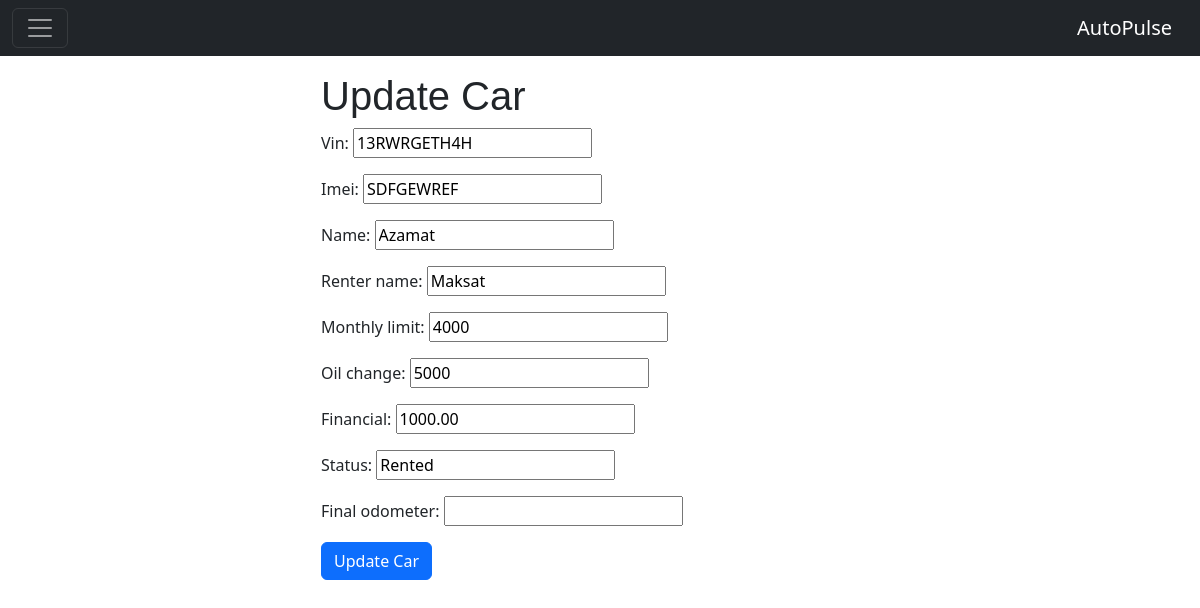
/update_car/20 (signed in), run on the app's committed database.
### autopulse_app/models.py (models this page shows, shortened)
class Car(models.Model):
    user = models.ForeignKey(User, on_delete=models.CASCADE)
    vin = models.CharField(max_length=100)
    imei = models.CharField(max_length=100)
    name = models.CharField(max_length=100)
    renter_name = models.CharField(max_length=100, blank=True, null=True)
    monthly_limit = models.IntegerField()
    oil_change = models.IntegerField()
    financial = models.DecimalField(max_digits=10, decimal_places=2)
    status = models.CharField(max_length=100)
    final_odometer = models.IntegerField(blank=True, null=True)

### autopulse_app/views.py (the view)
# urls.py: path("update_car/<int:pk>", views.update_car, name="update_car"),
def update_car(request, pk):
    car = get_object_or_404(Car, pk=pk, user=request.user)
    if request.method == "POST":
        form = UpdateCarForm(request.POST, request.FILES, instance=car)
        if form.is_valid():
            form.save()
            images = request.FILES.getlist("car_images")
            if images:
                car.images.all().delete()  # Optionally, clear existing images
                for image in images:
                    CarImage.objects.create(car=car, image=image)
            messages.success(request, "Car updated successfully.")
            return redirect("home")
        else:
            messages.error(
                request, "There was an error updating the car. Please try again."
            )
    else:
        form = UpdateCarForm(instance=car)
    return render(request, "update_car.html", {"form": form, "car": car})

### autopulse_app/forms.py
class UpdateCarForm(forms.ModelForm):
    class Meta:
        model = Car
        fields = [
            "vin",
            "imei",
            "name",
            "renter_name",
            "monthly_limit",
            "oil_change",
            "financial",
            "status",
            "final_odometer",
        ]

### autopulse_app/templates/update_car.html (shortened to what this page needs)
{% extends 'base.html' %}
{% block content %}
    <div class="col-md-6 offset-md-3">
        <h1>Update Car</h1>
        <form method="POST">
            {{ form.as_p }}
            <button type="submit" class="btn btn-primary">Update Car</button>
        </form>
    </div>
{% endblock %}

### autopulse_app/static/css/style.css (style rules this page uses)
body { background-color: #F8F9FB; font-family: 'Lufga', sans-serif; }
h1 { font-family: 'Lufga', sans-serif; font-size: 32px; font-weight: 400; }

### data on the page
Car: vin "13RWRGETH4H", imei "SDFGEWREF", name "Azamat", renter_name "Maksat", monthly_limit "4000", oil_change "5000", financial "1000.00", status "Rented"
